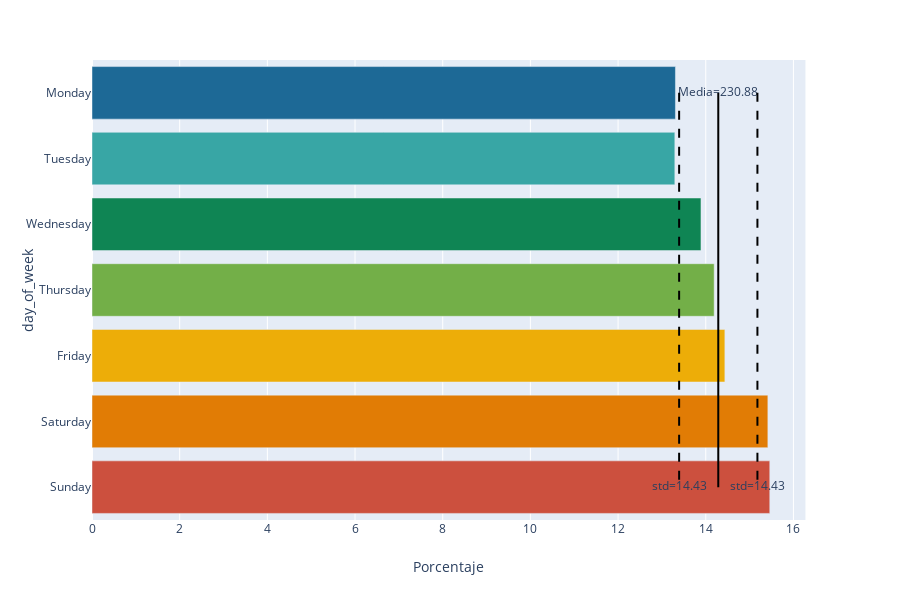

The code cell stored with this chart in its notebook:
### Code cell
values_order = ["Monday", "Tuesday", "Wednesday", "Thursday","Friday","Saturday","Sunday"]
media_factor = weeks_between
bar_figure_probabilities(subdata,'day_of_week',values_order,media_factor,fig_name="riñas_rnmc_dia_probabilidad.png")

### Figure 1 — Plotly figure (JSON) as saved in the notebook; plotly's stock layout.template omitted (floating-point values rounded to 4 significant figures)
{"data": [{"alignmentgroup": "True", "hoverlabel": {"namelength": 0}, "hovertemplate": "day_of_week=%{y}<br>Porcentaje=%{x}", "legendgroup": "day_of_week=Monday", "marker": {"color": "rgb(29, 105, 150)"}, "name": "day_of_week=Monday", "offsetgroup": "day_of_week=Monday", "orientation": "h", "showlegend": true, "textposition": "auto", "type": "bar", "x": [13.31], "xaxis": "x", "y": ["Monday"], "yaxis": "y"}, {"alignmentgroup": "True", "hoverlabel": {"namelength": 0}, "hovertemplate": "day_of_week=%{y}<br>Porcentaje=%{x}", "legendgroup": "day_of_week=Tuesday", "marker": {"color": "rgb(56, 166, 165)"}, "name": "day_of_week=Tuesday", "offsetgroup": "day_of_week=Tuesday", "orientation": "h", "showlegend": true, "textposition": "auto", "type": "bar", "x": [13.29], "xaxis": "x", "y": ["Tuesday"], "yaxis": "y"}, {"alignmentgroup": "True", "hoverlabel": {"namelength": 0}, "hovertemplate": "day_of_week=%{y}<br>Porcentaje=%{x}", "legendgroup": "day_of_week=Wednesday", "marker": {"color": "rgb(15, 133, 84)"}, "name": "day_of_week=Wednesday", "offsetgroup": "day_of_week=Wednesday", "orientation": "h", "showlegend": true, "textposition": "auto", "type": "bar", "x": [13.89], "xaxis": "x", "y": ["Wednesday"], "yaxis": "y"}, {"alignmentgroup": "True", "hoverlabel": {"namelength": 0}, "hovertemplate": "day_of_week=%{y}<br>Porcentaje=%{x}", "legendgroup": "day_of_week=Thursday", "marker": {"color": "rgb(115, 175, 72)"}, "name": "day_of_week=Thursday", "offsetgroup": "day_of_week=Thursday", "orientation": "h", "showlegend": true, "textposition": "auto", "type": "bar", "x": [14.19], "xaxis": "x", "y": ["Thursday"], "yaxis": "y"}, {"alignmentgroup": "True", "hoverlabel": {"namelength": 0}, "hovertemplate": "day_of_week=%{y}<br>Porcentaje=%{x}", "legendgroup": "day_of_week=Friday", "marker": {"color": "rgb(237, 173, 8)"}, "name": "day_of_week=Friday", "offsetgroup": "day_of_week=Friday", "orientation": "h", "showlegend": true, "textposition": "auto", "type": "bar", "x": [14.44], "xaxis": "x", "y": ["Friday"], "yaxis": "y"}, {"alignmentgroup": "True", "hoverlabel": {"namelength": 0}, "hovertemplate": "day_of_week=%{y}<br>Porcentaje=%{x}", "legendgroup": "day_of_week=Saturday", "marker": {"color": "rgb(225, 124, 5)"}, "name": "day_of_week=Saturday", "offsetgroup": "day_of_week=Saturday", "orientation": "h", "showlegend": true, "textposition": "auto", "type": "bar", "x": [15.42], "xaxis": "x", "y": ["Saturday"], "yaxis": "y"}, {"alignmentgroup": "True", "hoverlabel": {"namelength": 0}, "hovertemplate": "day_of_week=%{y}<br>Porcentaje=%{x}", "legendgroup": "day_of_week=Sunday", "marker": {"color": "rgb(204, 80, 62)"}, "name": "day_of_week=Sunday", "offsetgroup": "day_of_week=Sunday", "orientation": "h", "showlegend": true, "textposition": "auto", "type": "bar", "x": [15.46], "xaxis": "x", "y": ["Sunday"], "yaxis": "y"}, {"line": {"color": "black", "width": 2}, "mode": "text+lines", "text": ["Media=230.88", ""], "type": "scatter", "x": [14.29, 14.29], "y": ["Monday", "Sunday"]}, {"line": {"color": "black", "dash": "dash", "width": 2}, "mode": "text+lines", "text": ["", "std=14.43"], "type": "scatter", "x": [15.18, 15.18], "y": ["Monday", "Sunday"]}, {"line": {"color": "black", "dash": "dash", "width": 2}, "mode": "text+lines", "text": ["", "std=14.43"], "type": "scatter", "x": [13.39, 13.39], "y": ["Monday", "Sunday"]}], "layout": {"barmode": "relative", "height": 600, "legend": {"tracegroupgap": 0}, "margin": {"t": 60}, "showlegend": false, "xaxis": {"anchor": "y", "domain": [0, 0.98], "title": {"text": "Porcentaje"}}, "yaxis": {"anchor": "x", "categoryarray": ["Sunday", "Saturday", "Friday", "Thursday", "Wednesday", "Tuesday", "Monday"], "categoryorder": "array", "domain": [0, 1], "title": {"text": "day_of_week"}}}}
